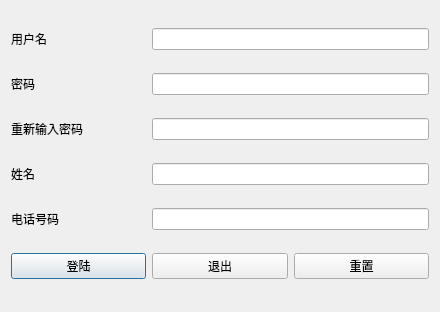
<?xml version="1.0" encoding="UTF-8"?>
<ui version="4.0">
 <class>Register_pro</class>
 <widget class="QDialog" name="Register_pro">
  <property name="geometry">
   <rect>
    <x>0</x>
    <y>0</y>
    <width>440</width>
    <height>312</height>
   </rect>
  </property>
  <property name="windowTitle">
   <string>Dialog</string>
  </property>
  <property name="styleSheet">
   <string notr="true">background-image: url(:/image1.jpg);</string>
  </property>
  <layout class="QGridLayout" name="gridLayout">
   <item row="0" column="0">
    <widget class="QLabel" name="label">
     <property name="text">
      <string>用户名</string>
     </property>
    </widget>
   </item>
   <item row="0" column="1" colspan="2">
    <widget class="QLineEdit" name="logIdLE_R"/>
   </item>
   <item row="1" column="0">
    <widget class="QLabel" name="label_2">
     <property name="text">
      <string>密码</string>
     </property>
    </widget>
   </item>
   <item row="1" column="1" colspan="2">
    <widget class="QLineEdit" name="logPwdLE_R"/>
   </item>
   <item row="2" column="0">
    <widget class="QLabel" name="label_5">
     <property name="text">
      <string>重新输入密码</string>
     </property>
    </widget>
   </item>
   <item row="2" column="1" colspan="2">
    <widget class="QLineEdit" name="logPwdSure"/>
   </item>
   <item row="3" column="0">
    <widget class="QLabel" name="label_3">
     <property name="text">
      <string>姓名</string>
     </property>
    </widget>
   </item>
   <item row="3" column="1" colspan="2">
    <widget class="QLineEdit" name="nameLE"/>
   </item>
   <item row="4" column="0">
    <widget class="QLabel" name="label_4">
     <property name="text">
      <string>电话号码</string>
     </property>
    </widget>
   </item>
   <item row="4" column="1" colspan="2">
    <widget class="QLineEdit" name="telLE"/>
   </item>
   <item row="5" column="0">
    <widget class="QPushButton" name="sumBtn">
     <property name="text">
      <string>登陆</string>
     </property>
    </widget>
   </item>
   <item row="5" column="1">
    <widget class="QPushButton" name="exitBtnr">
     <property name="text">
      <string>退出</string>
     </property>
    </widget>
   </item>
   <item row="5" column="2">
    <widget class="QPushButton" name="clearBtn">
     <property name="text">
      <string>重置</string>
     </property>
    </widget>
   </item>
  </layout>
 </widget>
 <resources/>
 <connections/>
</ui>
